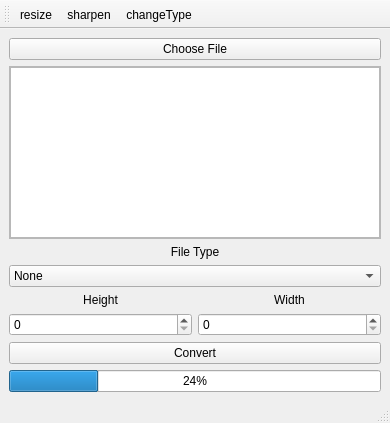
<?xml version="1.0" encoding="UTF-8"?>
<ui version="4.0">
 <class>MainWindow</class>
 <widget class="QMainWindow" name="MainWindow">
  <property name="geometry">
   <rect>
    <x>0</x>
    <y>0</y>
    <width>390</width>
    <height>423</height>
   </rect>
  </property>
  <property name="windowTitle">
   <string>Photo-optimizer</string>
  </property>
  <widget class="QWidget" name="centralwidget">
   <layout class="QGridLayout" name="gridLayout">
    <item row="3" column="0" colspan="2">
     <widget class="QLabel" name="label_4">
      <property name="text">
       <string>File Type</string>
      </property>
      <property name="alignment">
       <set>Qt::AlignCenter</set>
      </property>
     </widget>
    </item>
    <item row="7" column="0" colspan="2">
     <widget class="QPushButton" name="convert_btn">
      <property name="text">
       <string>Convert</string>
      </property>
     </widget>
    </item>
    <item row="5" column="1">
     <widget class="QLabel" name="label_2">
      <property name="text">
       <string>Width</string>
      </property>
      <property name="alignment">
       <set>Qt::AlignCenter</set>
      </property>
     </widget>
    </item>
    <item row="5" column="0">
     <widget class="QLabel" name="label">
      <property name="text">
       <string>Height</string>
      </property>
      <property name="alignment">
       <set>Qt::AlignCenter</set>
      </property>
     </widget>
    </item>
    <item row="4" column="0" colspan="2">
     <widget class="QComboBox" name="fileTypeSelector">
      <property name="layoutDirection">
       <enum>Qt::LeftToRight</enum>
      </property>
      <item>
       <property name="text">
        <string>None</string>
       </property>
      </item>
      <item>
       <property name="text">
        <string>.BMP</string>
       </property>
      </item>
      <item>
       <property name="text">
        <string>.GIF</string>
       </property>
      </item>
      <item>
       <property name="text">
        <string>.ICO</string>
       </property>
      </item>
      <item>
       <property name="text">
        <string>.JPEG</string>
       </property>
      </item>
      <item>
       <property name="text">
        <string>.PNG</string>
       </property>
      </item>
      <item>
       <property name="text">
        <string>.JPG</string>
       </property>
      </item>
     </widget>
    </item>
    <item row="2" column="0" colspan="2">
     <widget class="QScrollArea" name="scrollArea">
      <property name="styleSheet">
       <string notr="true"/>
      </property>
      <property name="widgetResizable">
       <bool>true</bool>
      </property>
      <widget class="QWidget" name="scrollAreaWidgetContents">
       <property name="geometry">
        <rect>
         <x>0</x>
         <y>0</y>
         <width>370</width>
         <height>120</height>
        </rect>
       </property>
       <property name="styleSheet">
        <string notr="true"/>
       </property>
       <layout class="QHBoxLayout" name="horizontalLayout">
        <property name="leftMargin">
         <number>0</number>
        </property>
        <property name="topMargin">
         <number>0</number>
        </property>
        <property name="rightMargin">
         <number>0</number>
        </property>
        <property name="bottomMargin">
         <number>0</number>
        </property>
        <item>
         <widget class="QListView" name="fileWindow">
          <property name="dragEnabled">
           <bool>true</bool>
          </property>
          <property name="dragDropMode">
           <enum>QAbstractItemView::DragDrop</enum>
          </property>
         </widget>
        </item>
       </layout>
      </widget>
     </widget>
    </item>
    <item row="1" column="0" colspan="2">
     <widget class="QPushButton" name="choose_file_button">
      <property name="text">
       <string>Choose File</string>
      </property>
     </widget>
    </item>
    <item row="8" column="0" colspan="2">
     <widget class="QProgressBar" name="progressBar">
      <property name="value">
       <number>24</number>
      </property>
     </widget>
    </item>
    <item row="6" column="0">
     <widget class="QSpinBox" name="heightInput">
      <property name="maximum">
       <number>9999</number>
      </property>
     </widget>
    </item>
    <item row="6" column="1">
     <widget class="QSpinBox" name="widthInput">
      <property name="maximum">
       <number>9999</number>
      </property>
     </widget>
    </item>
   </layout>
  </widget>
  <widget class="QMenuBar" name="menubar">
   <property name="geometry">
    <rect>
     <x>0</x>
     <y>0</y>
     <width>390</width>
     <height>26</height>
    </rect>
   </property>
  </widget>
  <widget class="QStatusBar" name="statusbar"/>
  <widget class="QToolBar" name="toolBar">
   <property name="windowTitle">
    <string>toolBar</string>
   </property>
   <property name="toolTip">
    <string/>
   </property>
   <attribute name="toolBarArea">
    <enum>TopToolBarArea</enum>
   </attribute>
   <attribute name="toolBarBreak">
    <bool>false</bool>
   </attribute>
   <addaction name="actionresize"/>
   <addaction name="actionsharpen"/>
   <addaction name="actionchangeType"/>
  </widget>
  <action name="actionresize">
   <property name="checkable">
    <bool>true</bool>
   </property>
   <property name="icon">
    <iconset>
     <normalon>:/newPrefix/icons/resize-icon.ico</normalon>
    </iconset>
   </property>
   <property name="text">
    <string>resize</string>
   </property>
   <property name="toolTip">
    <string>Resize</string>
   </property>
  </action>
  <action name="actionsharpen">
   <property name="checkable">
    <bool>true</bool>
   </property>
   <property name="icon">
    <iconset>
     <normalon>:/newPrefix/icons/sharpen-img-icon.ico</normalon>
    </iconset>
   </property>
   <property name="text">
    <string>sharpen</string>
   </property>
   <property name="toolTip">
    <string>Sharpen</string>
   </property>
  </action>
  <action name="actionchangeType">
   <property name="checkable">
    <bool>true</bool>
   </property>
   <property name="icon">
    <iconset>
     <normalon>:/newPrefix/icons/change-file-type.ico</normalon>
    </iconset>
   </property>
   <property name="text">
    <string>changeType</string>
   </property>
  </action>
 </widget>
 <resources>
  <include location="designer.qrc"/>
 </resources>
 <connections/>
</ui>
